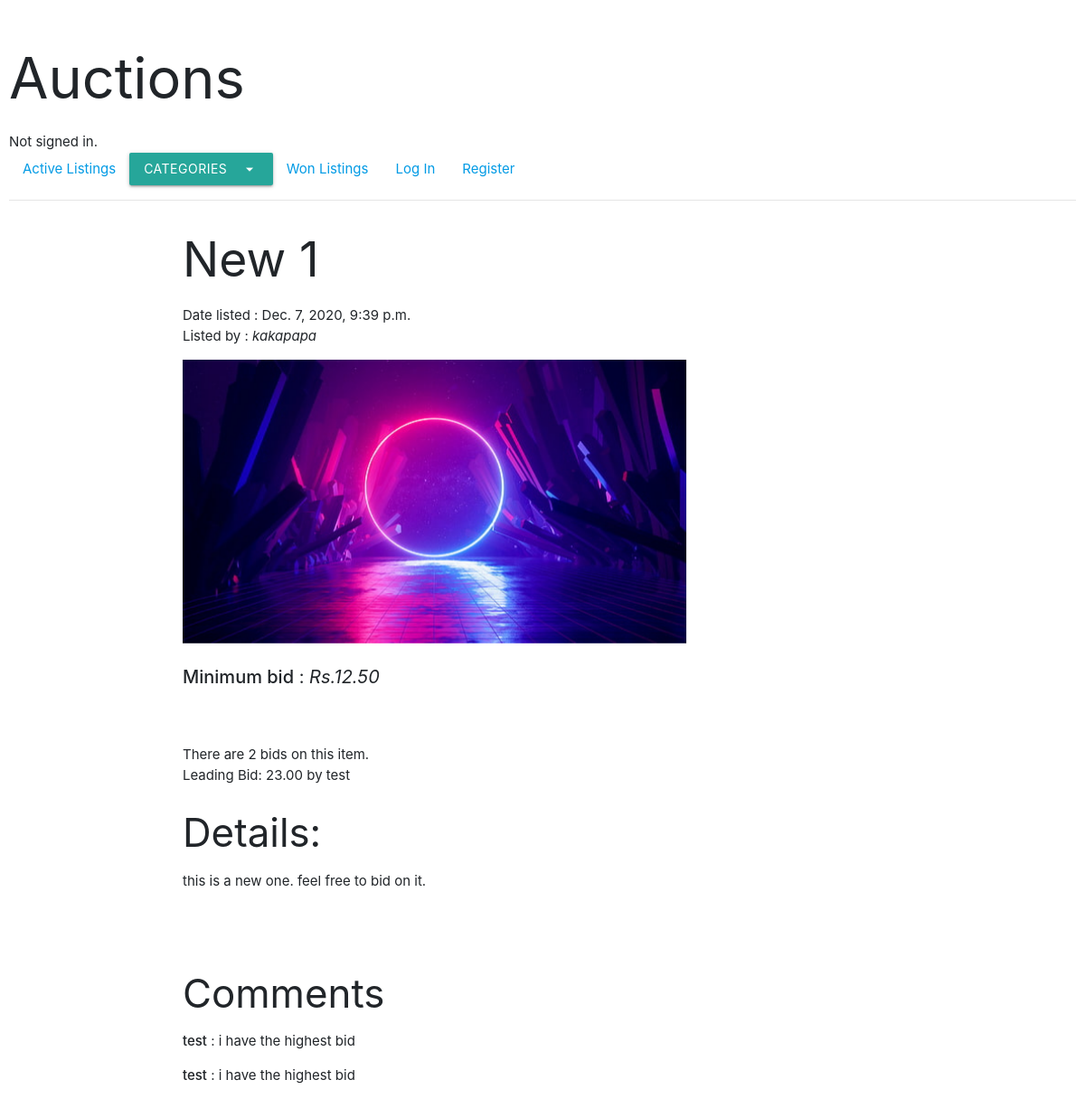
/item_page/2, run on an earlier commit of the app's database.
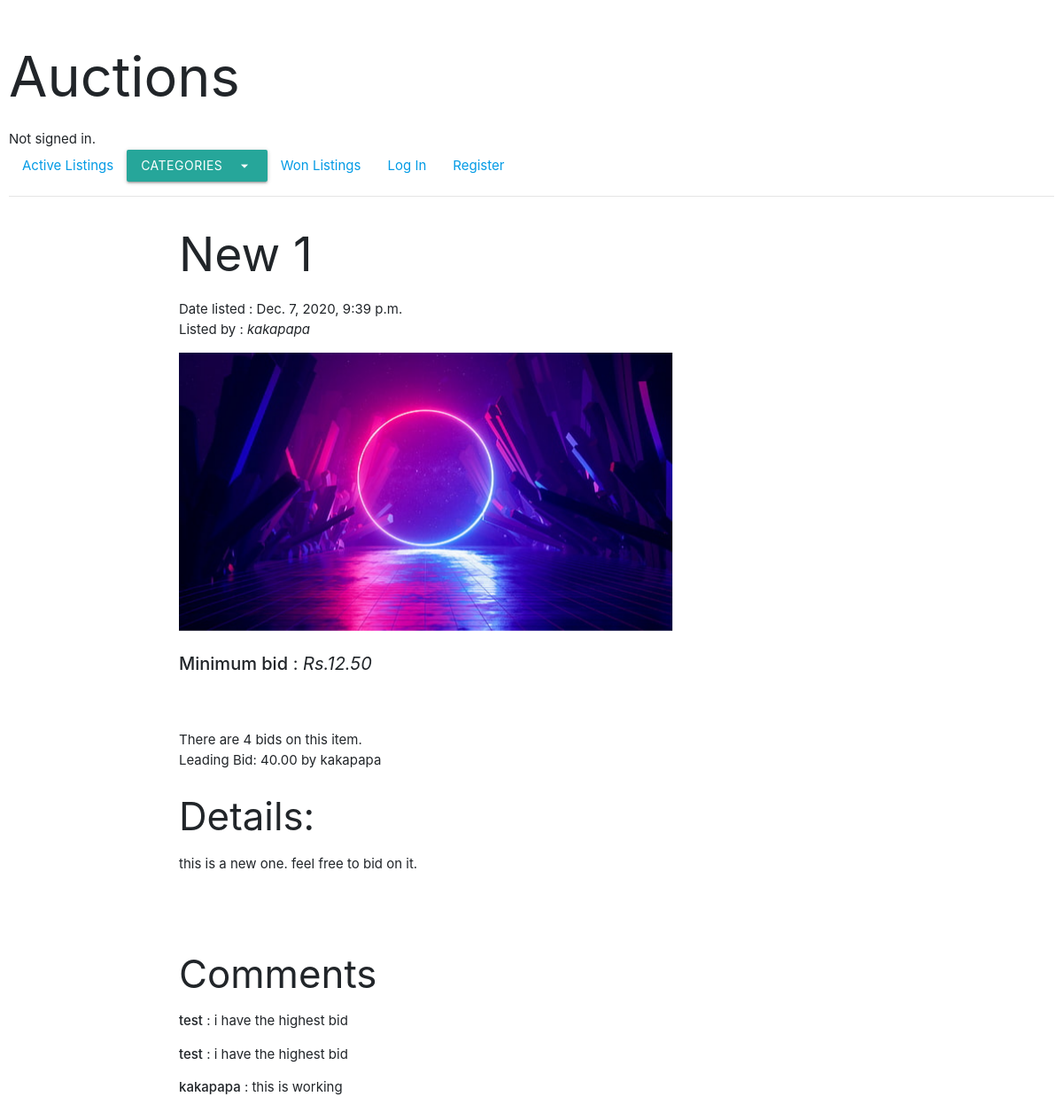
And on a later commit of the database.
### auctions/models.py (models this page shows)
class BiddingList(models.Model):
    bid = models.DecimalField(max_digits=10,decimal_places=2,)
    user = models.ForeignKey(settings.AUTH_USER_MODEL,on_delete=models.CASCADE)
    item = models.ForeignKey(Listing,on_delete=models.CASCADE)
    added_date = models.DateTimeField(default=timezone.now())

class User(AbstractUser):
    pass

class CommentList(models.Model):
    user = models.ForeignKey(settings.AUTH_USER_MODEL,on_delete=models.CASCADE)
    item = models.ForeignKey(Listing,on_delete=models.CASCADE)
    comment = models.TextField()
    added_date = models.DateTimeField(default=timezone.now())

### auctions/views.py (the view, shortened to what this page needs)
# urls.py: path("item_page/<idx>", views.item_page, name="item_page"),
def item_page(request,idx):
    item = get_object_or_404(Listing,idx=idx)
    user = request.user
    form = BidForm
    comment_form = CommentForm
    comments = CommentList.objects.filter(item=item)
    max_bid = item.price
    max_bid_user = item.created_by
    existing_bids =  BiddingList.objects.filter(item=item)
    all_bids = [(i.bid, i.user) for i in existing_bids.all()]
    try:
        new_bid, new_bid_user = max(all_bids)
        if new_bid > max_bid:
            max_bid, max_bid_user = new_bid, new_bid_user
    except:
        pass
    number_bids = len(all_bids)
    return render(request,"auctions/item_page.html",
    context={"item":item, "form": form, "max_bid": max_bid, "max_bid_user": max_bid_user, 'number_bids':number_bids,"comment_form": comment_form, "comments": comments})

### auctions/templates/auctions/item_page.html (shortened to what this page needs)
{% extends "auctions/layout.html" %}
{% load static %}
{% block body %}
    <h2>{{ item.title }}</h2>
    <p>Date listed : {{ item.listing_date }}
        <br>
        Listed by : <em>{{ item.created_by }}</em>
    <br>
	    <ul>
    		<img class="materialboxed" width="70%" src="{{ item.thumbnail.url|default_if_none:'#' }}">
    		<br>
    		<li style="font-size: 20px"><strong>Minimum bid</strong> : <em>Rs.{{ item.price }}</em></li><br>
            </p>
    <br>
            <li>There are {{ number_bids }} bids on this item.</li>
            <li>Leading Bid: {{ max_bid }} by {{ max_bid_user }}</li>
    		<h3>Details:</h3>
    		<li>{{ item.summary }}</li>
		<br>
		<br>
    <h3>Comments</h3>
    {% for comment in comments %}
    <p><strong>{{ comment.user }}</strong> : {{ comment.comment }}</p>
    {% empty %}
	<h6>No comments!</h6>
    {% endfor %}
{% endblock %}

What changed in the data, as far as the page shows it:
no longer on this page (row unchanged): BiddingList: bid "23.00"
no longer on this page (row unchanged): User: username "test"
added BiddingList: bid "40.00"
now on this page (row edited): User: username "kakapapa"
added CommentList: user "kakapapa", comment "this is working"
Also different on the page:
{{ number_bids }}: "2" → "4"
